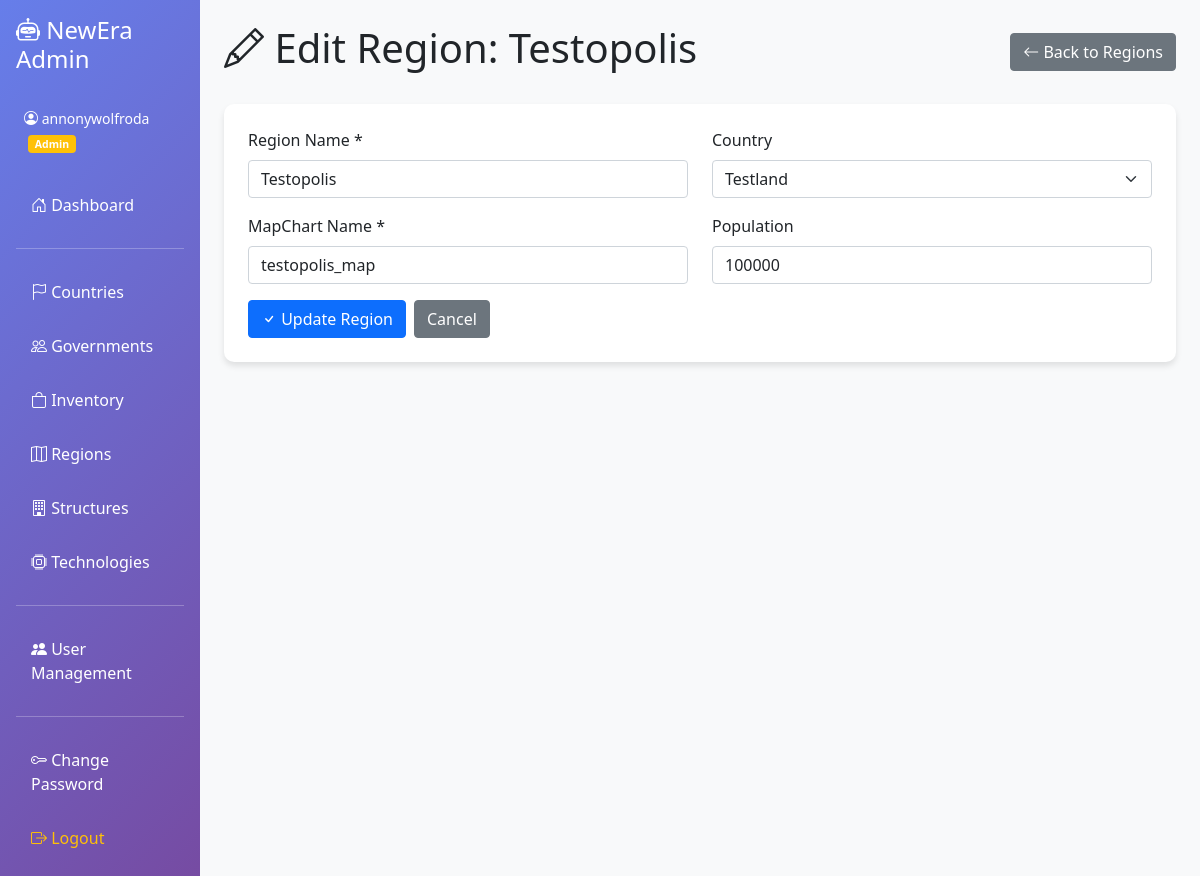
The app's page /regions/edit/1 (signed in) with its own data.
### admin-panel/app.py (models this page shows)
class Region(db.Model):
    __tablename__ = "Regions"
    region_id = db.Column(db.Integer, primary_key=True, autoincrement=True)
    country_id = db.Column(db.String)
    name = db.Column(db.String, nullable=False)
    mapchart_name = db.Column(db.String, nullable=False)
    population = db.Column(db.Integer, default=0, nullable=False)

class Country(db.Model):
    __tablename__ = "Countries"
    country_id = db.Column(db.Integer, primary_key=True, autoincrement=True)
    role_id = db.Column(db.String, nullable=False)
    name = db.Column(db.String, nullable=False)
    public_channel_id = db.Column(db.String, nullable=False)
    secret_channel_id = db.Column(db.String)
    last_bilan = db.Column(db.String)

### admin-panel/app.py (the view, shortened to what this page needs)
@app.route("/regions/edit/<int:region_id>", methods=["GET", "POST"])
@login_required
def edit_region(region_id):
    region = Region.query.get_or_404(region_id)
    countries = Country.query.all()
    return render_template("edit_region.html", region=region, countries=countries)

### admin-panel/app.py (called while the page is built)
def login_required(f):
    @wraps(f)
    def decorated_function(*args, **kwargs):
        if "user_id" not in session:
            flash("Please log in to access this page.", "error")
            return redirect(url_for("login"))
        return f(*args, **kwargs)
    return decorated_function

### admin-panel/templates/edit_region.html (shortened to what this page needs)
{% extends "base.html" %}
{% block content %}
<div class="d-flex justify-content-between align-items-center mb-4">
  <h1><i class="bi bi-pencil"></i> Edit Region: {{ region.name }}</h1>
  <a href="/regions" class="btn btn-secondary">
    <i class="bi bi-arrow-left"></i> Back to Regions
  </a>
</div>
<div class="content-card p-4">
  <form method="POST">
    <div class="row">
      <div class="col-md-6">
        <div class="mb-3">
          <label for="name" class="form-label">Region Name *</label>
          <input type="text" class="form-control" id="name" name="name" value="{{ region.name }}" required>
        </div>
      </div>
      <div class="col-md-6">
        <div class="mb-3">
          <label for="country_id" class="form-label">Country</label>
          <select class="form-select" id="country_id" name="country_id">
            {% for country in countries %}
            <option value="{{ country.country_id }}" {% if country.country_id|string == region.country_id|string %}selected{% endif %}>
              {{ country.name }}
            </option>
            {% endfor %}
          </select>
        </div>
      </div>
    </div>
    <div class="row">
      <div class="col-md-6">
        <div class="mb-3">
          <label for="mapchart_name" class="form-label">MapChart Name *</label>
          <input type="text" class="form-control" id="mapchart_name" name="mapchart_name" value="{{ region.mapchart_name }}" required>
        </div>
      </div>
      <div class="col-md-6">
        <div class="mb-3">
          <label for="population" class="form-label">Population</label>
          <input type="number" class="form-control" id="population" name="population" value="{{ region.population }}" min="0">
        </div>
      </div>
    </div>
    <div class="d-flex gap-2">
      <button type="submit" class="btn btn-primary">
        <i class="bi bi-check"></i> Update Region
      </button>
      <a href="/regions" class="btn btn-secondary">Cancel</a>
    </div>
  </form>
</div>
{% endblock %}

### admin-panel/templates/base.html (style rules this page uses)
.content-card { background: white; border-radius: 10px; box-shadow: 0 4px 6px rgba(0, 0, 0, 0.1); }

### records on screen
Region: name "Testopolis", country_id "Testland", mapchart_name "testopolis_map", population "100000"

### other values on screen
{{ session.username }} "annonywolfroda"
